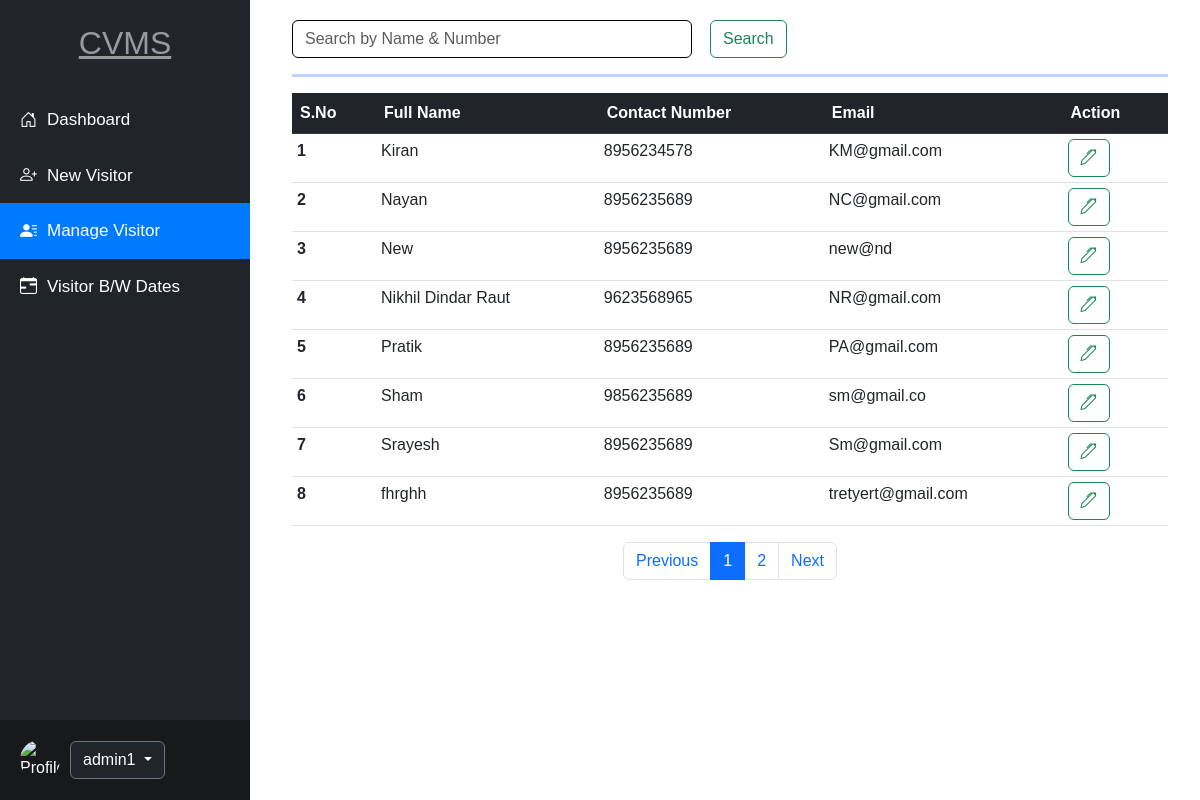
Screenshot of /managevisiter (signed in) with the database file from the repository.
### app/models.py (models this page shows, shortened)
class Add_new_visiter(models.Model):
    id = models.AutoField(primary_key=True)
    fullname = models.CharField(max_length=100)
    email = models.EmailField()
    phonenum = models.CharField(max_length=15)
    address = models.TextField()
    whomtomeet = models.CharField(max_length=100)
    department = models.CharField(max_length=100)
    reasontomeet = models.CharField(max_length=255)
    date = models.DateField(auto_now_add=True)
    remark = models.CharField(max_length=20,default='')

### app/views.py (the view, shortened to what this page needs)
# urls.py: path('managevisiter',views.Managevisiter,name='managevisiter'),
def Managevisiter(request):
    username = request.session.get('username')
    visitors = None
    if not visitors:
        try:
            visitors = Add_new_visiter.objects.all().order_by('fullname')
        except :
            messages.error(request,"Something went wrong...!")
    paginator = Paginator(visitors, 8)
    page_number = request.GET.get('page')
    try:
        page_obj  = paginator.get_page(page_number)
    except PageNotAnInteger:
        page_obj = paginator.page(1)
    param = {'visitors':page_obj,'username': username}
    return render(request,'managevisiter.html',param)

### app/templates/managevisiter.html (shortened to what this page needs)
<!DOCTYPE html>
<html lang="en">
<head>
    <link href="https://cdn.jsdelivr.net/npm/bootstrap@5.3.0-alpha1/dist/css/bootstrap.min.css" rel="stylesheet">
    <link href="https://cdnjs.cloudflare.com/ajax/libs/bootstrap-icons/1.5.0/font/bootstrap-icons.min.css" rel="stylesheet">
    <link rel="stylesheet" href="https://cdn.jsdelivr.net/npm/bootstrap-table@1.23.2/dist/bootstrap-table.min.css">
</head>
<body>
    <div class="container-fluid">
        <div class="sidebar">
            <div>
                <h2 class="mt-1">CVMS</h2>
                <a href="/dashboard"><i class="bi bi-house-door"></i>Dashboard</a>
                <a href="/newvisiter"><i class="bi bi-person-plus"></i>New Visitor</a>
                <a href="/managevisiter"><i class="bi bi-person-lines-fill"></i>Manage Visitor</a>
                <a href="/visitbydate"><i class="bi bi-calendar-range"></i>Visitor B/W Dates</a>
            </div>
            <div class="profile-section">
                <img src="https://encrypted-tbn0.gstatic.com/images?q=tbn:ANd9GcTpvAh_S9v0U8Sy7IK76J4PMEATaqYuc8j_lQ&s" alt="Profile Image">
                <div class="dropdown">
                    <button class="btn btn-secondary dropdown-toggle bg-dark" type="button" id="dropdownMenuButton"
                        data-bs-toggle="dropdown" aria-expanded="false">
                        {{ username }}
                    </button>
                </div>
            </div>
        </div>
        <div class="content">
            <div class="search-bar mb-1">
                <form class="d-flex" method="post">
                    <input class="form-control me-2" type="search" name="searchfield" placeholder="Search by Name & Number" autocomplete="off" aria-label="Search">
                    <button class="btn btn-outline-success" type="submit">Search</button>
                </form>
            </div>
            <hr class="my-3" style="border-top: 3px solid rgb(0, 68, 255);">
            <div class="table1">
                <table class="table">
                    <thead class="thead-dark">
                        <tr class="table-dark">
                            <th scope="col">S.No</th>
                            <th scope="col">Full Name</th>
                            <th scope="col">Contact Number</th>
                            <th scope="col">Email</th>
                            <th scope="col">Action</th>
                        </tr>
                    </thead>
                    <tbody>
                        {% for visitor in visitors %}
                        <tr>
                            <th>{{ forloop.counter }}</th>
                            <td>{{ visitor.fullname }}</td>
                            <td>{{ visitor.phonenum }}</td>
                            <td>{{ visitor.email }}</td>
                            <td><a class="btn btn-outline-success" href="/updatevisiter/{{ visitor.id }}"><i class="bi bi-pen"></i></a></td>
                        </tr>
                        {% endfor %}
                    </tbody>
                </table>
                <nav aria-label="Visitor navigation">
                    <ul class="pagination justify-content-center">
                        {% if visitors.has_previous %}
                            <li class="page-item">
                                <a class="page-link" href="?page={{ visitors.previous_page_number}}">Previous</a>
                            </li>
                        {%  else %}
                            <li class="page-item">
                                <a class="page-link" tabindex="-1">Previous</a>
                            </li>
                        {% endif %}
                        {% for i in visitors.paginator.page_range %}
                            {% if i == visitors.number %}
                                <li class="page-item">
                                    <a class="page-link active" href="?page={{i}}">{{i}}</a>
                                </li>
                            {% else %}
                                <li class="page-item">
                                    <a class="page-link" href="?page={{i}}">{{i}}</a>
                                </li>
                            {% endif %}
                        {% endfor %}
                        {% if visitors.has_next %}
                            <li class="page-item">
                                <a class="page-link" href="?page={{ visitors.next_page_number }}">Next</a>
                            </li>
                        {%else%}
                            <li class="page-item">
                                <a class="page-link" tabindex="-1">Next</a>
                            </li>
                        {% endif %}
                    </ul>
                </nav>
            </div>
        </div>
    </div>
</body>
</html>

### app/templates/managevisiter.html (style rules this page uses)
body { font-family: Arial, sans-serif; margin: 0; }
.sidebar { height: 100vh; width: 250px; position: fixed; top: 0; left: 0; background-color: #212529; color: white; padding-top: 20px; display: flex; flex-direction: column; justify-content: space-between; }
.sidebar a { color: white; padding: 15px 20px; text-decoration: none; font-size: 17px; display: flex; align-items: center; }
.sidebar a.active { background-color: #007bff; color: white; }
.sidebar a i { margin-right: 10px; }
.sidebar .profile-section { padding: 20px; display: flex; align-items: center; background-color: #18191a; }
.sidebar .profile-section img { border-radius: 50%; width: 40px; height: 40px; margin-right: 10px; }
.sidebar h2 { text-align: center; text-decoration: underline; margin-bottom: 30px; color: rgba(255, 255, 255, 0.538); }
.content { margin-left: 260px; padding: 20px; }
.search-bar input { width: 400px; border: 1px solid black; }
.search-bar button { margin-left: 10px; }
.table1 table tbody tr { padding: 0 !important; margin: 0 !important; }
.table1 table tbody tr td, .table1 table tbody tr th { padding: 5px !important; }
.table1 table tbody tr:nth-child(odd) { background-color: #ffffff; }
.table1 table tbody tr:nth-child(even) { background-color: #a3e4d7a8; }

### rows the page displays
Add_new_visiter: fullname "Kiran", phonenum "8956234578", email "KM@gmail.com"
Add_new_visiter: fullname "Nayan", phonenum "8956235689", email "NC@gmail.com"
Add_new_visiter: fullname "New", phonenum "8956235689", email "new@nd"
Add_new_visiter: fullname "Nikhil Dindar Raut", phonenum "9623568965", email "NR@gmail.com"
Add_new_visiter: fullname "Pratik", phonenum "8956235689", email "PA@gmail.com"
Add_new_visiter: fullname "Sham", phonenum "9856235689", email "sm@gmail.co"
Add_new_visiter: fullname "Srayesh", phonenum "8956235689", email "Sm@gmail.com"
Add_new_visiter: fullname "fhrghh", phonenum "8956235689", email "tretyert@gmail.com"

### other values shown
{{ username }} "admin1"
{{ i }} "1"
{{ i }} "2"
